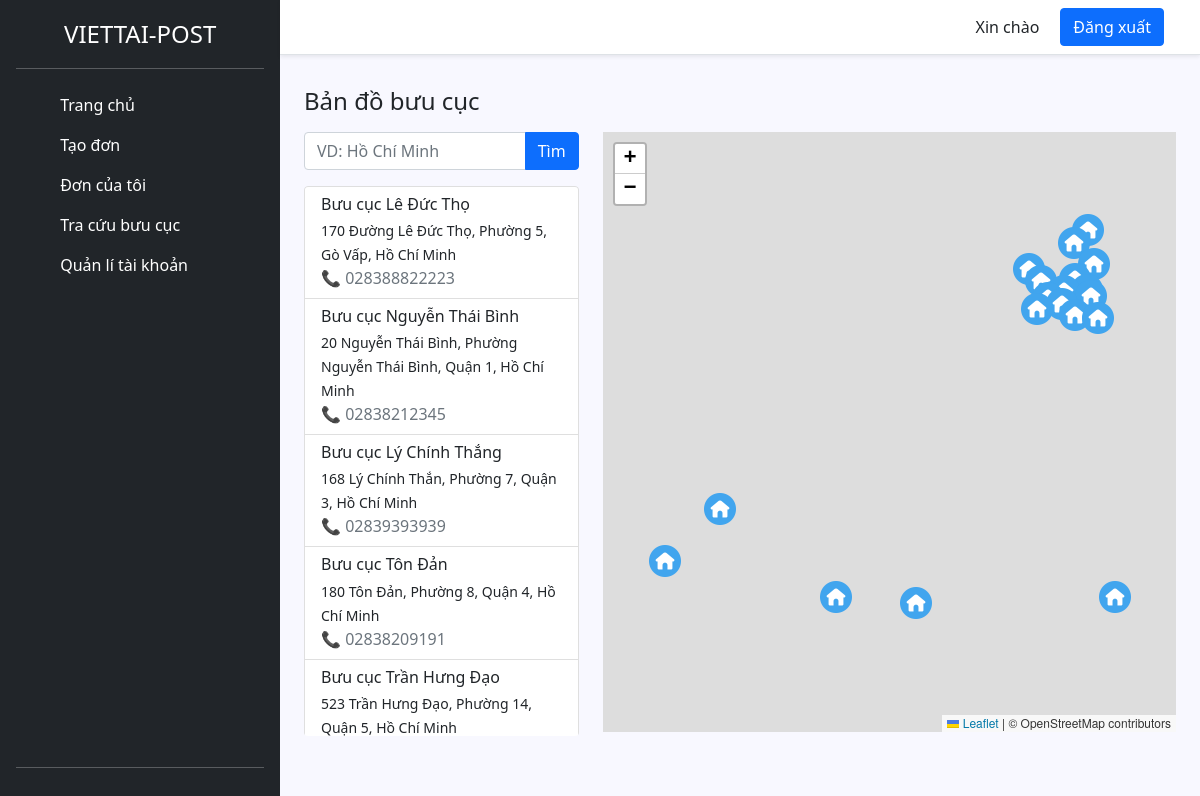
Before: /buu-cuc.php with the older database file.
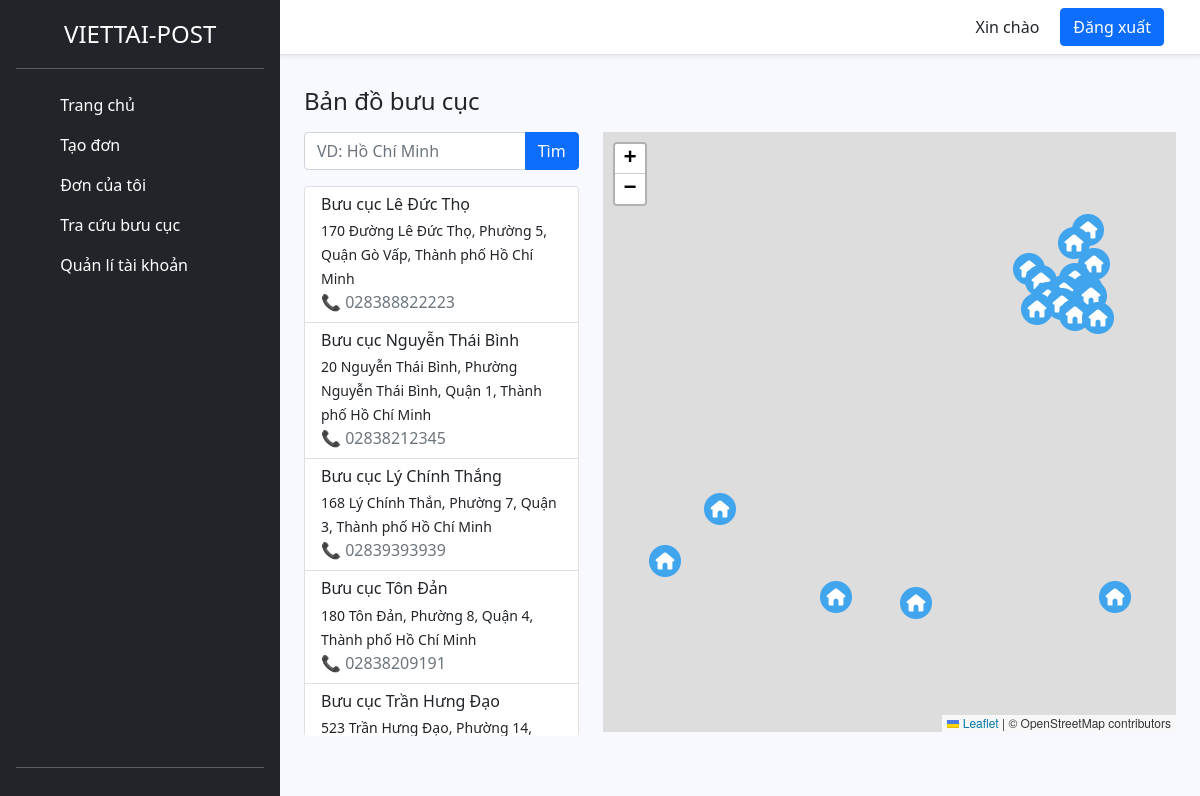
After: the same page with the newer database file.
### tables this page shows
CREATE TABLE `buu_cuc` (
  `id` int(11) NOT NULL,
  `ten_buu_cuc` varchar(255) NOT NULL,
  `dia_chi` text NOT NULL,
  `xa_huyen_tinh` text NOT NULL,
  `vi_do` decimal(10,7) NOT NULL,
  `kinh_do` decimal(10,7) NOT NULL,
  `so_dien_thoai` varchar(20) DEFAULT NULL,
  `thoi_gian_tao` timestamp NOT NULL DEFAULT current_timestamp()
);

### controller/cls-khachhang.php (called while the page is built, shortened)
<?php
class clsKhachhang extends ConnectDB
{
    public function getTatCaBuuCuc()
    {
        $conn = $this->connect();
        $stmt = $conn->prepare("SELECT * FROM buu_cuc");
        $stmt->execute();
        return $stmt->fetchAll(PDO::FETCH_ASSOC);
    }
}
?>

### buu-cuc.php (the view, shortened to what this page needs)
<!DOCTYPE html>
<html lang="vi">
<head>
    <link rel="stylesheet" href="asset/css/bootstrap.min.css">
    <link rel="stylesheet" href="asset/css/style.css">
</head>
<?php
require_once 'controller/cls-khachhang.php';
$kh = new clsKhachhang();
$search= $_GET['search'] ?? '';
if (!empty($search)) {
    $buuCucs = $kh->getBuuCucTheoTimKiem($search);
} else {
    $buuCucs = $kh->getTatCaBuuCuc();
}
?>
<link rel="stylesheet" href="https://unpkg.com/leaflet@1.9.4/dist/leaflet.css" />
<body  class="d-flex">
    <?php
    require_once 'view/sidebar.php';
    ?>
    <div class="main-content">
    <?php
    require_once 'view/header.php';
    ?>
<div class="container-fluid px-4 pb-5">
    <h4 class="mt-3 mb-3">Bản đồ bưu cục</h4>
    <div class="row">
        <div class="col-md-4">
            <form method="GET" action="">
            <div class="mb-3 input-group">
                <input type="text" class="form-control" id="search" name="search"
                placeholder="VD: Hồ Chí Minh" value="<?= isset($_GET['search']) ? htmlspecialchars($_GET['search']) : '' ?>">
                <button type="submit" class="btn btn-primary">Tìm</button>
            </div>
            </form>
            <div class="list-group" style="height: 550px; overflow-y: auto;">
                <?php foreach ($buuCucs as $buuCuc): ?>
                    <div class="list-group-item">
                        <h6 class="mb-1"><?= htmlspecialchars($buuCuc['ten_buu_cuc']) ?></h6>
                        <small><?= htmlspecialchars($buuCuc['dia_chi']) ?>, <?= htmlspecialchars($buuCuc['xa_huyen_tinh']) ?></small><br>
                        <span class="text-muted">📞 <?= $buuCuc['so_dien_thoai'] ?? 'Không có' ?></span>
                    </div>
                <?php endforeach; ?>
            </div>
        </div>
        <div class="col-md-8">
            <div id="map" style="height: 600px;"></div>
        </div>
    </div>
</div>
</body>
</html>

### view/sidebar.php
<div class="d-flex flex-column flex-shrink-0 p-3 text-white bg-dark" style="width: 280px;">
    <a href="/" class="d-flex align-items-center mb-3 mb-md-0 me-md-auto text-white text-decoration-none">
      <svg class="bi me-2" width="40" height="32"><use xlink:href="#bootstrap"></use></svg>
      <span class="fs-4">VIETTAI-POST</span>
    </a>
    <hr>
    <ul class="nav nav-pills flex-column mb-auto">
      <li class="nav-item">
        <a href="trang-chu.php" class="nav-link text-white" aria-current="page">
          <svg class="bi me-2" width="16" height="16"><use xlink:href="#home"></use></svg>
          Trang chủ
        </a>
      </li>
      <li>
        <a href="tao-don.php" class="nav-link text-white">
          <svg class="bi me-2" width="16" height="16"><use xlink:href="#speedometer2"></use></svg>
          Tạo đơn
        </a>
      </li>
      <li>
        <a href="don-hang.php" class="nav-link text-white">
          <svg class="bi me-2" width="16" height="16"><use xlink:href="#table"></use></svg>
          Đơn của tôi
        </a>
      </li>
      <li>
        <a href="buu-cuc.php" class="nav-link text-white">
          <svg class="bi me-2" width="16" height="16"><use xlink:href="#grid"></use></svg>
          Tra cứu bưu cục
        </a>
      </li>
      <li>
        <a href="quan-li-tai-khoan.php" class="nav-link text-white">
          <svg class="bi me-2" width="16" height="16"><use xlink:href="#grid"></use></svg>
          Quản lí tài khoản
        </a>
      </li>
    </ul>
    <hr>
  </div>

### view/header.php
<div class="px-3 py-2 border-bottom mb-3 shadow-sm bg-white">
      <div class="container d-flex flex-wrap justify-content-end">
        <div class="text-end d-flex">
          <button type="button" class="btn text-dark me-2">Xin chào <?php if (session_status() === PHP_SESSION_NONE) {
                                                                        session_start();
                                                                    }
           echo $_SESSION['ho_ten']?></button>
          <a href="logout.php" class="btn btn-primary me-2">Đăng xuất</a>
        </div>
      </div>
    </div>

### asset/css/style.css (style rules this page uses)
.main-content { width: calc(100% - 280px); min-height: 100vh; display: flex; flex-direction: column; }
body { background-color: ghostwhite; }

Changed rows visible on the page:
changed buu_cuc "Bưu cục Lê Đức Thọ": xa_huyen_tinh "Phường 5, Gò Vấp, Hồ Chí Minh" → "Phường 5, Quận Gò Vấp, Thành phố Hồ Chí Minh"
changed buu_cuc "Bưu cục Nguyễn Thái Bình": xa_huyen_tinh "Phường Nguyễn Thái Bình, Quận 1, Hồ Chí Minh" → "Phường Nguyễn Thái Bình, Quận 1, Thành phố Hồ Chí Minh"
changed buu_cuc "Bưu cục Lý Chính Thắng": xa_huyen_tinh "Phường 7, Quận 3, Hồ Chí Minh" → "Phường 7, Quận 3, Thành phố Hồ Chí Minh"
changed buu_cuc "Bưu cục Tôn Đản": xa_huyen_tinh "Phường 8, Quận 4, Hồ Chí Minh" → "Phường 8, Quận 4, Thành phố Hồ Chí Minh"
changed buu_cuc "Bưu cục Trần Hưng Đạo": xa_huyen_tinh "Phường 14, Quận 5, Hồ Chí Minh" → "Phường 14,…"
